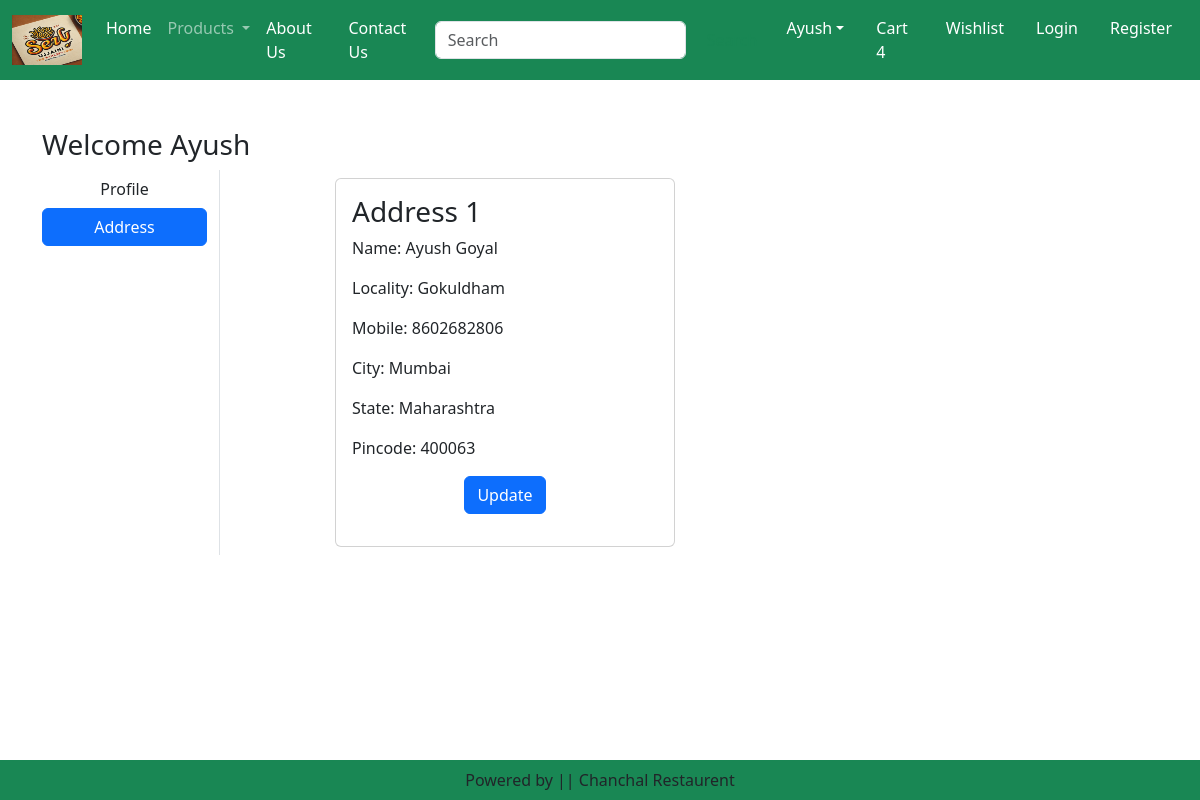
/address/ (signed in), run on an earlier commit of the app's database.
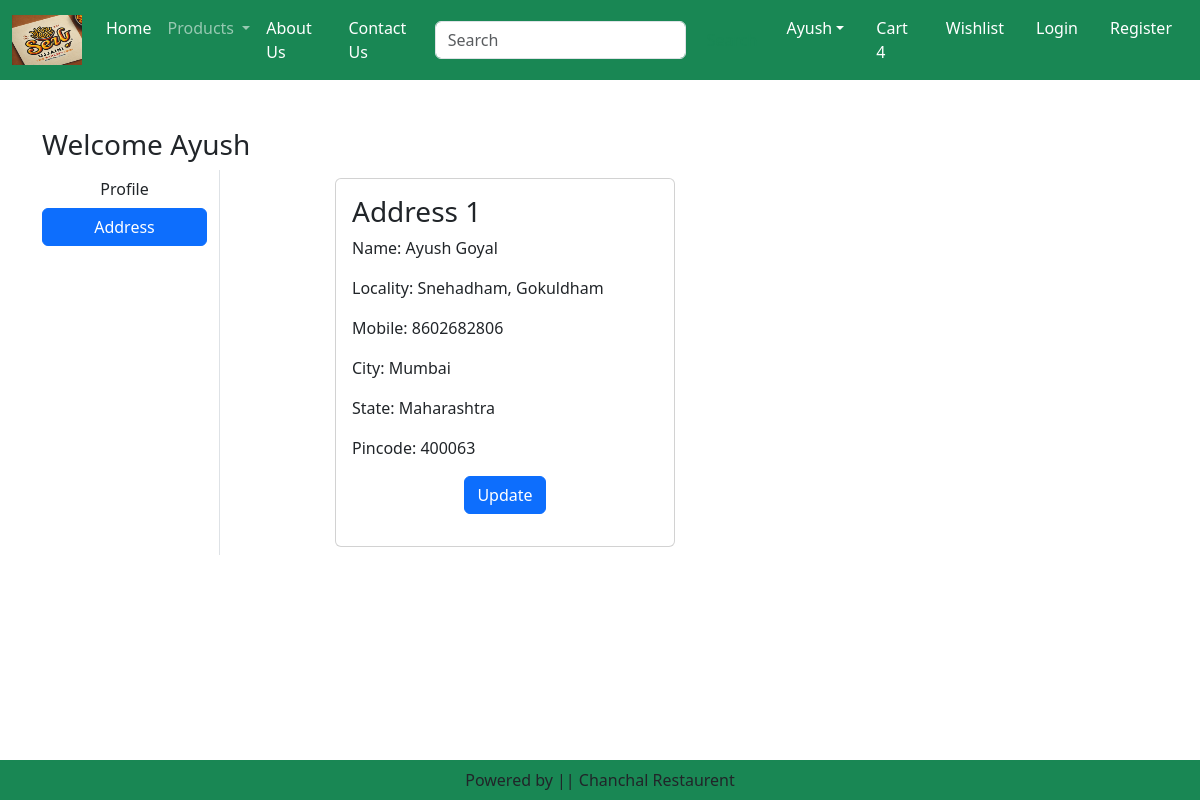
And on a later commit of the database.
### home/models.py (models this page shows, shortened)
class Customer(models.Model):
    user = models.ForeignKey(User, on_delete=models.CASCADE)
    name = models.CharField(max_length=200)
    locality = models.CharField(max_length=200)
    city = models.CharField(max_length=50)
    mobile = models.PositiveIntegerField(default=0)
    zipcode = models.PositiveIntegerField()
    state = models.CharField(choices=STATE_CHOICES, max_length=100)

### home/views.py (the view)
# urls.py: path('address/', views.address, name='address'),
def address(request):
    add = Customer.objects.filter(user=request.user)
    return render(request, 'home/address.html', locals())

### home/templates/home/address.html (shortened to what this page needs)
{% extends 'home/base.html' %}
{% load static %}
{% block main-content %}
<div class="container my-5">
    <div class="row">
        <h3>Welcome <span class="text-capitalize">{{request.user}}</span></h3>
        <div class="col-sm-2 border-end">
            <ul class="list-unstyled">
                <li class="d-grid"><a href="{% url 'profile' %}" class="btn">Profile</a></li>
                <li class="d-grid"><a href="{% url 'address' %}" class="btn btn-primary">Address</a></li>
            </ul>
        </div>
        <div class="col-sm-8 offset-sm-1">
            <div class="row">
                {% for ad in add %}
                    <div class="col-sm-6">
                        <div class="card m-2">
                            <div class="card-body">
                                <h3>Address {{forloop.counter}}</h3>
                                <p>Name: {{ad.name}}</p>
                                <p>Locality: {{ad.locality}}</p>
                                <p>Mobile: {{ad.mobile}}</p>
                                <p>City: {{ad.city}}</p>
                                <p>State: {{ad.state}}</p>
                                <p>Pincode: {{ad.zipcode}}</p>
                                <p class="text-center"><a href="{% url 'update_address' pk=ad.id %}" type="button" class="btn btn-primary">Update</a></p>
                            </div>
                        </div>
                    </div>
                {% endfor %}
            </div>
        </div>
    </div>
</div>
{% endblock main-content %}

What changed in the data, as far as the page shows it:
changed Customer "Ayush Goyal": locality "Gokuldham" → "Snehadham, Gokuldham"
